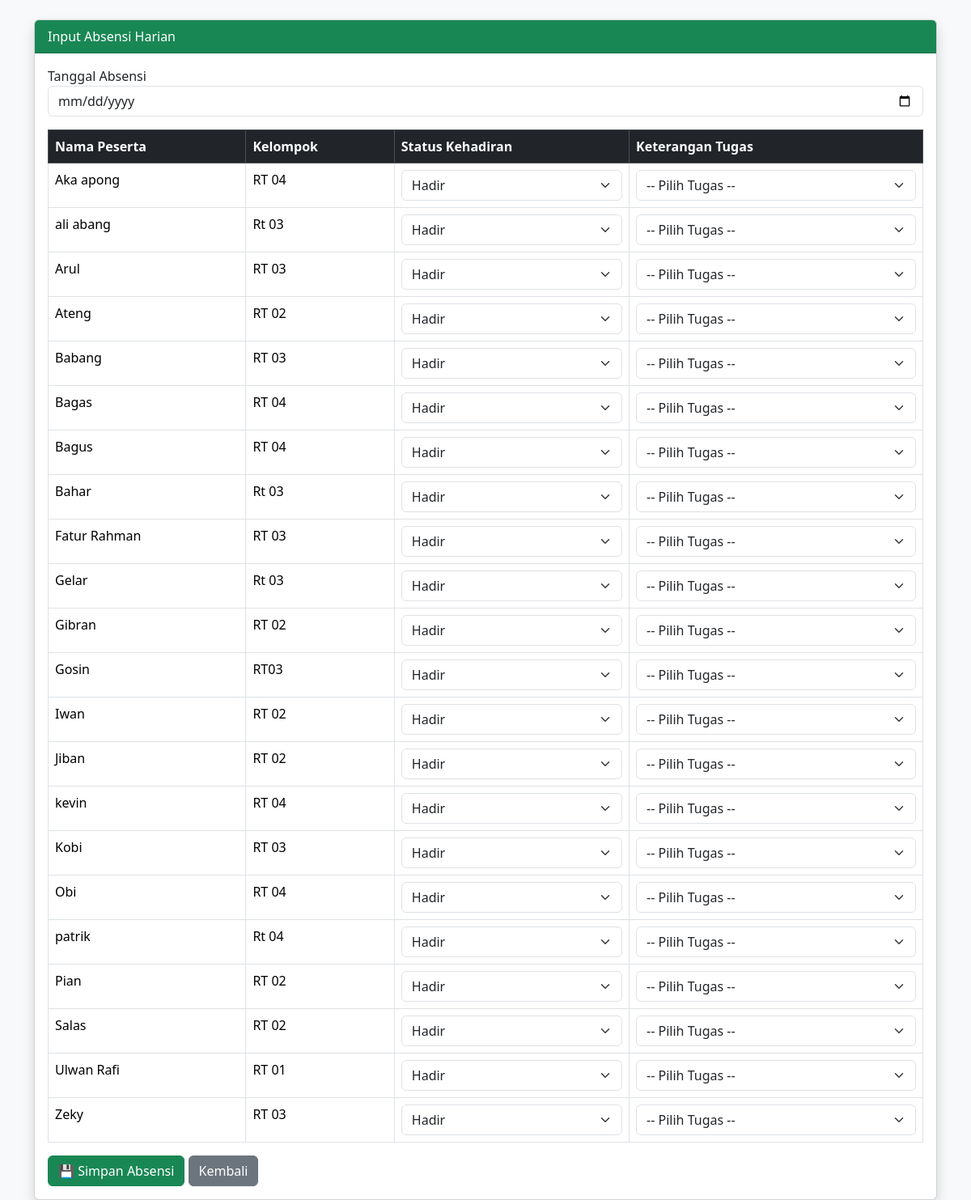
Page /absen_harian.php (signed in) on the committed database.
### tables this page shows
CREATE TABLE `peserta` (
  `id` int(11) NOT NULL,
  `nama` varchar(100) DEFAULT NULL,
  `kelompok` varchar(100) DEFAULT NULL,
  `keterangan` varchar(255) DEFAULT NULL
);

### absen_harian.php (the view, shortened to what this page needs)
<?php
include 'koneksi.php';
?>
<!DOCTYPE html>
<html>
<head>
    <link href="https://cdn.jsdelivr.net/npm/bootstrap@5.3.3/dist/css/bootstrap.min.css" rel="stylesheet">
</head>
<body class="bg-light">
<div class="container mt-4">
    <div class="card shadow">
        <div class="card-header bg-success text-white">
            Input Absensi Harian
        </div>
        <div class="card-body">
            <form action="simpan_harian.php" method="POST">
                <div class="mb-3">
                    <label>Tanggal Absensi</label>
                    <input type="date" name="tanggal" class="form-control" required>
                </div>
                <table class="table table-bordered">
                    <thead class="table-dark">
                        <tr>
                            <th>Nama Peserta</th>
                            <th>Kelompok</th>
                            <th>Status Kehadiran</th>
                            <th>Keterangan Tugas</th>
                        </tr>
                    </thead>
                    <tbody>
                    <?php
                    $data = mysqli_query($conn, "SELECT * FROM peserta ORDER BY nama ASC");
                    while ($d = mysqli_fetch_assoc($data)) {
                    ?>
                        <tr>
                            <td><?= $d['nama']; ?></td>
                            <td><?= $d['kelompok']; ?></td>
                            <td>
                                <select name="status[<?= $d['id']; ?>]" class="form-select">
                                    <option value="Hadir">Hadir</option>
                                </select>
                            </td>
                            <td>
                                <select name="keterangan[<?= $d['id']; ?>]" class="form-select">
                                    <option value="">-- Pilih Tugas --</option>
                                </select>
                            </td>
                        </tr>
                    <?php } ?>
                    </tbody>
                </table>
                <button class="btn btn-success">💾 Simpan Absensi</button>
                <a href="index.php" class="btn btn-secondary">Kembali</a>
            </form>
        </div>
    </div>
</div>
</body>
</html>

### rows in the picture
peserta: nama "Aka apong", kelompok "RT 04", id "Hadir"
peserta: nama "ali abang", kelompok "Rt 03", id "Hadir"
peserta: nama "Arul", kelompok "RT 03", id "Hadir"
peserta: nama "Ateng", kelompok "RT 02", id "Hadir"
peserta: nama "Babang", kelompok "RT 03", id "Hadir"
peserta: nama "Bagas", kelompok "RT 04", id "Hadir"
peserta: nama "Bagus", kelompok "RT 04", id "Hadir"
peserta: nama "Bahar", kelompok "Rt 03", id "Hadir"
peserta: nama "Fatur Rahman", kelompok "RT 03", id "Hadir"
peserta: nama "Gelar", kelompok "Rt 03", id "Hadir"
peserta: nama "Gibran", kelompok "RT 02", id "Hadir"
peserta: nama "Gosin", kelompok "RT03", id "Hadir"
peserta: nama "Iwan", kelompok "RT 02", id "Hadir"
peserta: nama "Jiban", kelompok "RT 02", id "Hadir"
peserta: nama "kevin", kelompok "RT 04", id "Hadir"
peserta: nama "Kobi", kelompok "RT 03", id "Hadir"
peserta: nama "Obi", kelompok "RT 04", id "Hadir"
peserta: nama "patrik", kelompok "Rt 04", id "Hadir"
peserta: nama "Pian", kelompok "RT 02", id "Hadir"
peserta: nama "Salas", kelompok "RT 02", id "Hadir"
peserta: nama "Ulwan Rafi", kelompok "RT 01", id "Hadir"
peserta: nama "Zeky", kelompok "RT 03", id "Hadir"
